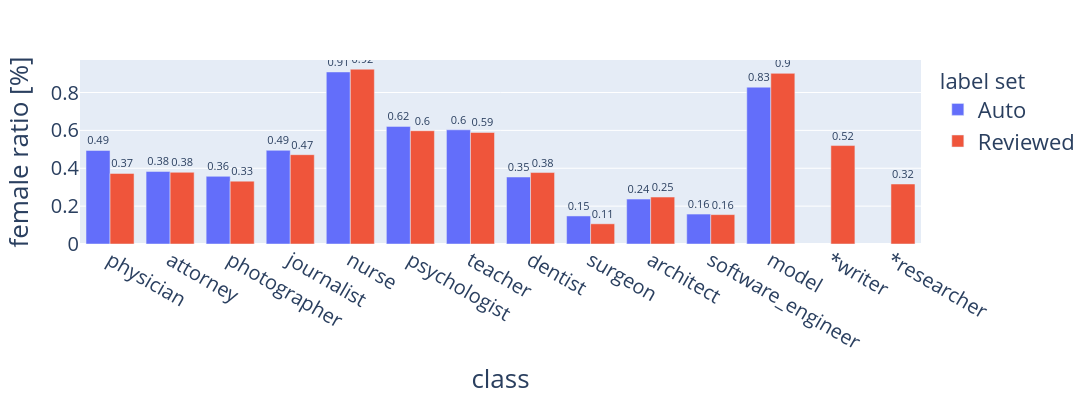

Write notebook code for a chart like this one.
### Code cell
data = {'x': reviewed_classes+reviewed_plus_classes,
      'y': ratio_auto+ratio_review,
      'c': ["Auto"]*len(x)+['Reviewed']*len(x2)
     }

fig = px.bar(data, x='x', y='y', color='c', barmode='group',
             labels=dict(x='class', y='female ratio [%]', c='label set'),
             width=1200, height=400)

fig.update_traces(
    texttemplate='%{y:.2}',          # e.g. "43.2%"
    textposition='outside',           # or 'inside' / 'auto'
    textfont=dict(size=11),
)

apply_font_sizes(fig)
fig.write_image("plots/ratio.pdf", scale=1)
fig.show()

### Figure 1 — Plotly figure (JSON) as saved in the notebook; plotly's stock layout.template omitted (floating-point values rounded to 4 significant figures)
{"data": [{"alignmentgroup": "True", "hovertemplate": "label set=Auto<br>class=%{x}<br>female ratio [%]=%{y}<extra></extra>", "legendgroup": "Auto", "marker": {"color": "#636efa", "pattern": {"shape": ""}}, "name": "Auto", "offsetgroup": "Auto", "orientation": "v", "showlegend": true, "textfont": {"size": 11}, "textposition": "outside", "texttemplate": "%{y:.2}", "type": "bar", "x": ["physician", "attorney", "photographer", "journalist", "nurse", "psychologist", "teacher", "dentist", "surgeon", "architect", "software_engineer", "model"], "xaxis": "x", "y": [0.4938, 0.3831, 0.3574, 0.4947, 0.9085, 0.6211, 0.603, 0.3537, 0.1481, 0.2372, 0.1581, 0.8282], "yaxis": "y"}, {"alignmentgroup": "True", "hovertemplate": "label set=Reviewed<br>class=%{x}<br>female ratio [%]=%{y}<extra></extra>", "legendgroup": "Reviewed", "marker": {"color": "#EF553B", "pattern": {"shape": ""}}, "name": "Reviewed", "offsetgroup": "Reviewed", "orientation": "v", "showlegend": true, "textfont": {"size": 11}, "textposition": "outside", "texttemplate": "%{y:.2}", "type": "bar", "x": ["physician", "attorney", "photographer", "journalist", "nurse", "psychologist", "teacher", "dentist", "surgeon", "architect", "software_engineer", "model", "*writer", "*researcher"], "xaxis": "x", "y": [0.3725, 0.3786, 0.3319, 0.4717, 0.9231, 0.5982, 0.589, 0.3772, 0.1066, 0.248, 0.1551, 0.9011, 0.5198, 0.3168], "yaxis": "y"}], "layout": {"barmode": "group", "font": {"size": 22}, "height": 400, "legend": {"font": {"size": 22}, "title": {"font": {"size": 22}, "text": "label set"}, "tracegroupgap": 0}, "margin": {"t": 60}, "title": {"font": {"size": 30}}, "width": 1200, "xaxis": {"anchor": "y", "domain": [0, 1], "tickfont": {"size": 20}, "title": {"font": {"size": 26}, "text": "class"}}, "yaxis": {"anchor": "x", "domain": [0, 1], "tickfont": {"size": 20}, "title": {"font": {"size": 26}, "text": "female ratio [%]"}}}}
